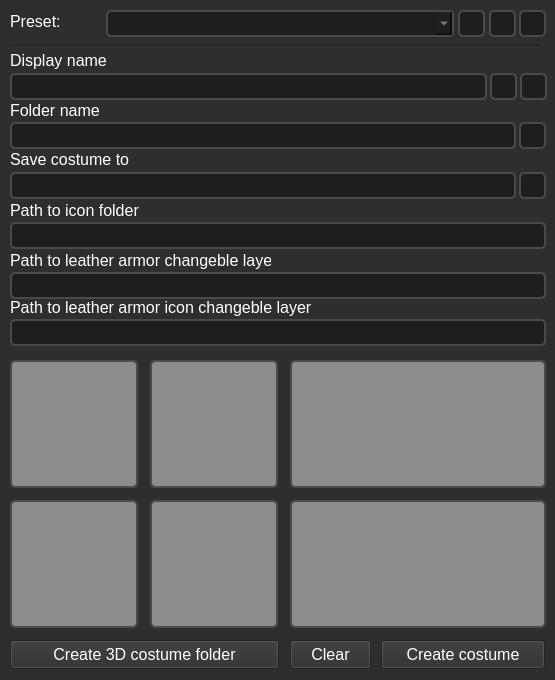
<?xml version="1.0" encoding="UTF-8"?>
<ui version="4.0">
 <class>Form</class>
 <widget class="QWidget" name="Form">
  <property name="geometry">
   <rect>
    <x>0</x>
    <y>0</y>
    <width>555</width>
    <height>680</height>
   </rect>
  </property>
  <property name="font">
   <font>
    <stylestrategy>PreferAntialias</stylestrategy>
   </font>
  </property>
  <property name="windowTitle">
   <string>Costumator3000</string>
  </property>
  <property name="whatsThis">
   <string/>
  </property>
  <property name="styleSheet">
   <string notr="true">background-color: rgb(46, 46, 46);
color: rgb(255, 255, 255);</string>
  </property>
  <widget class="QPushButton" name="maket_helmet">
   <property name="geometry">
    <rect>
     <x>10</x>
     <y>360</y>
     <width>128</width>
     <height>128</height>
    </rect>
   </property>
   <property name="font">
    <font>
     <pointsize>12</pointsize>
     <stylestrategy>PreferDefault</stylestrategy>
    </font>
   </property>
   <property name="cursor">
    <cursorShape>ClosedHandCursor</cursorShape>
   </property>
   <property name="styleSheet">
    <string notr="true">background-color: rgb(140, 140, 140);
border-radius: 5px;
border: 2px solid  rgb(74, 74, 74);</string>
   </property>
   <property name="text">
    <string/>
   </property>
   <property name="iconSize">
    <size>
     <width>128</width>
     <height>128</height>
    </size>
   </property>
  </widget>
  <widget class="QLabel" name="label_2">
   <property name="geometry">
    <rect>
     <x>10</x>
     <y>100</y>
     <width>91</width>
     <height>20</height>
    </rect>
   </property>
   <property name="font">
    <font>
     <pointsize>12</pointsize>
     <stylestrategy>PreferDefault</stylestrategy>
     <kerning>false</kerning>
    </font>
   </property>
   <property name="styleSheet">
    <string notr="true">color: rgb(255, 255, 255);</string>
   </property>
   <property name="text">
    <string>Folder name</string>
   </property>
  </widget>
  <widget class="QLabel" name="label_3">
   <property name="geometry">
    <rect>
     <x>10</x>
     <y>200</y>
     <width>131</width>
     <height>20</height>
    </rect>
   </property>
   <property name="font">
    <font>
     <pointsize>12</pointsize>
     <stylestrategy>PreferDefault</stylestrategy>
     <kerning>false</kerning>
    </font>
   </property>
   <property name="styleSheet">
    <string notr="true">color: rgb(255, 255, 255);</string>
   </property>
   <property name="text">
    <string>Path to icon folder</string>
   </property>
  </widget>
  <widget class="QLineEdit" name="folder_name">
   <property name="geometry">
    <rect>
     <x>10</x>
     <y>122</y>
     <width>506</width>
     <height>27</height>
    </rect>
   </property>
   <property name="font">
    <font>
     <family>Consolas</family>
     <pointsize>12</pointsize>
     <stylestrategy>PreferDefault</stylestrategy>
    </font>
   </property>
   <property name="acceptDrops">
    <bool>false</bool>
   </property>
   <property name="styleSheet">
    <string notr="true">background-color: rgb(30, 30, 30);
color: rgb(167, 167, 167);
border-radius: 5px;
border: 2px solid  rgb(74, 74, 74);</string>
   </property>
   <property name="text">
    <string/>
   </property>
  </widget>
  <widget class="QLineEdit" name="path_to_icon_folder">
   <property name="geometry">
    <rect>
     <x>10</x>
     <y>222</y>
     <width>536</width>
     <height>27</height>
    </rect>
   </property>
   <property name="font">
    <font>
     <family>Consolas</family>
     <pointsize>12</pointsize>
     <stylestrategy>PreferDefault</stylestrategy>
    </font>
   </property>
   <property name="acceptDrops">
    <bool>false</bool>
   </property>
   <property name="styleSheet">
    <string notr="true">background-color: rgb(30, 30, 30);
color: rgb(167, 167, 167);
border-radius: 5px;
border: 2px solid  rgb(74, 74, 74);</string>
   </property>
   <property name="text">
    <string/>
   </property>
  </widget>
  <widget class="QPushButton" name="maket_chestplate">
   <property name="geometry">
    <rect>
     <x>150</x>
     <y>360</y>
     <width>128</width>
     <height>128</height>
    </rect>
   </property>
   <property name="font">
    <font>
     <pointsize>12</pointsize>
     <stylestrategy>PreferDefault</stylestrategy>
    </font>
   </property>
   <property name="cursor">
    <cursorShape>ClosedHandCursor</cursorShape>
   </property>
   <property name="styleSheet">
    <string notr="true">background-color: rgb(140, 140, 140);
border-radius: 5px;
border: 2px solid  rgb(74, 74, 74);</string>
   </property>
   <property name="text">
    <string/>
   </property>
   <property name="iconSize">
    <size>
     <width>128</width>
     <height>128</height>
    </size>
   </property>
  </widget>
  <widget class="QPushButton" name="maket_leggings">
   <property name="geometry">
    <rect>
     <x>10</x>
     <y>500</y>
     <width>128</width>
     <height>128</height>
    </rect>
   </property>
   <property name="font">
    <font>
     <pointsize>12</pointsize>
     <stylestrategy>PreferDefault</stylestrategy>
    </font>
   </property>
   <property name="cursor">
    <cursorShape>ClosedHandCursor</cursorShape>
   </property>
   <property name="styleSheet">
    <string notr="true">background-color: rgb(140, 140, 140);
border-radius: 5px;
border: 2px solid  rgb(74, 74, 74);</string>
   </property>
   <property name="text">
    <string/>
   </property>
   <property name="iconSize">
    <size>
     <width>128</width>
     <height>128</height>
    </size>
   </property>
  </widget>
  <widget class="QPushButton" name="maket_boots">
   <property name="geometry">
    <rect>
     <x>150</x>
     <y>500</y>
     <width>128</width>
     <height>128</height>
    </rect>
   </property>
   <property name="font">
    <font>
     <pointsize>12</pointsize>
     <stylestrategy>PreferDefault</stylestrategy>
    </font>
   </property>
   <property name="cursor">
    <cursorShape>ClosedHandCursor</cursorShape>
   </property>
   <property name="styleSheet">
    <string notr="true">background-color: rgb(140, 140, 140);
border-radius: 5px;
border: 2px solid  rgb(74, 74, 74);</string>
   </property>
   <property name="text">
    <string/>
   </property>
   <property name="iconSize">
    <size>
     <width>128</width>
     <height>128</height>
    </size>
   </property>
  </widget>
  <widget class="QPushButton" name="maket_layer_1">
   <property name="geometry">
    <rect>
     <x>290</x>
     <y>360</y>
     <width>256</width>
     <height>128</height>
    </rect>
   </property>
   <property name="font">
    <font>
     <pointsize>12</pointsize>
     <stylestrategy>PreferDefault</stylestrategy>
    </font>
   </property>
   <property name="cursor">
    <cursorShape>ClosedHandCursor</cursorShape>
   </property>
   <property name="styleSheet">
    <string notr="true">background-color: rgb(140, 140, 140);
border-radius: 5px;
border: 2px solid  rgb(74, 74, 74);</string>
   </property>
   <property name="text">
    <string/>
   </property>
   <property name="iconSize">
    <size>
     <width>256</width>
     <height>128</height>
    </size>
   </property>
  </widget>
  <widget class="QPushButton" name="maket_layer_2">
   <property name="geometry">
    <rect>
     <x>290</x>
     <y>500</y>
     <width>256</width>
     <height>128</height>
    </rect>
   </property>
   <property name="font">
    <font>
     <pointsize>12</pointsize>
     <stylestrategy>PreferDefault</stylestrategy>
    </font>
   </property>
   <property name="cursor">
    <cursorShape>ClosedHandCursor</cursorShape>
   </property>
   <property name="styleSheet">
    <string notr="true">background-color: rgb(140, 140, 140);
border-radius: 5px;
border: 2px solid  rgb(74, 74, 74);</string>
   </property>
   <property name="text">
    <string/>
   </property>
   <property name="iconSize">
    <size>
     <width>256</width>
     <height>128</height>
    </size>
   </property>
  </widget>
  <widget class="QLineEdit" name="maket_save_folder">
   <property name="geometry">
    <rect>
     <x>10</x>
     <y>172</y>
     <width>506</width>
     <height>27</height>
    </rect>
   </property>
   <property name="font">
    <font>
     <family>Consolas</family>
     <pointsize>12</pointsize>
     <stylestrategy>PreferDefault</stylestrategy>
    </font>
   </property>
   <property name="acceptDrops">
    <bool>false</bool>
   </property>
   <property name="styleSheet">
    <string notr="true">background-color: rgb(30, 30, 30);
color: rgb(167, 167, 167);
border-radius: 5px;
border: 2px solid  rgb(74, 74, 74);</string>
   </property>
   <property name="text">
    <string/>
   </property>
  </widget>
  <widget class="QLabel" name="label_12">
   <property name="geometry">
    <rect>
     <x>10</x>
     <y>151</y>
     <width>121</width>
     <height>16</height>
    </rect>
   </property>
   <property name="font">
    <font>
     <pointsize>12</pointsize>
     <stylestrategy>PreferDefault</stylestrategy>
     <kerning>false</kerning>
    </font>
   </property>
   <property name="styleSheet">
    <string notr="true">color: rgb(255, 255, 255);</string>
   </property>
   <property name="text">
    <string>Save costume to</string>
   </property>
  </widget>
  <widget class="QPushButton" name="button_copy_unicode_display_name">
   <property name="geometry">
    <rect>
     <x>490</x>
     <y>73</y>
     <width>27</width>
     <height>27</height>
    </rect>
   </property>
   <property name="font">
    <font>
     <pointsize>9</pointsize>
     <stylestrategy>PreferDefault</stylestrategy>
    </font>
   </property>
   <property name="cursor">
    <cursorShape>PointingHandCursor</cursorShape>
   </property>
   <property name="toolTip">
    <string>&lt;html&gt;&lt;head/&gt;&lt;body&gt;&lt;p&gt;Copy unicoded name&lt;/p&gt;&lt;/body&gt;&lt;/html&gt;</string>
   </property>
   <property name="styleSheet">
    <string notr="true">background-color: rgb(30, 30, 30);
border: 2px solid  rgb(74, 74, 74);
border-radius: 5px;</string>
   </property>
   <property name="text">
    <string/>
   </property>
   <property name="icon">
    <iconset>
     <normaloff>unicode.png</normaloff>
     <disabledoff>unicode_disabled.png</disabledoff>unicode.png</iconset>
   </property>
  </widget>
  <widget class="QPushButton" name="warn_display_name">
   <property name="enabled">
    <bool>true</bool>
   </property>
   <property name="geometry">
    <rect>
     <x>140</x>
     <y>54</y>
     <width>16</width>
     <height>16</height>
    </rect>
   </property>
   <property name="font">
    <font>
     <pointsize>12</pointsize>
     <stylestrategy>PreferDefault</stylestrategy>
    </font>
   </property>
   <property name="cursor">
    <cursorShape>WhatsThisCursor</cursorShape>
   </property>
   <property name="styleSheet">
    <string notr="true">QToolTip {color: black}
</string>
   </property>
   <property name="text">
    <string/>
   </property>
   <property name="icon">
    <iconset>
     <normaloff>warn_red.png</normaloff>warn_red.png</iconset>
   </property>
   <property name="iconSize">
    <size>
     <width>20</width>
     <height>20</height>
    </size>
   </property>
   <property name="flat">
    <bool>true</bool>
   </property>
  </widget>
  <widget class="QPushButton" name="warn_folder">
   <property name="enabled">
    <bool>true</bool>
   </property>
   <property name="geometry">
    <rect>
     <x>128</x>
     <y>104</y>
     <width>16</width>
     <height>16</height>
    </rect>
   </property>
   <property name="font">
    <font>
     <pointsize>12</pointsize>
     <stylestrategy>PreferDefault</stylestrategy>
    </font>
   </property>
   <property name="cursor">
    <cursorShape>WhatsThisCursor</cursorShape>
   </property>
   <property name="toolTip">
    <string/>
   </property>
   <property name="styleSheet">
    <string notr="true">QToolTip {color: black}
</string>
   </property>
   <property name="text">
    <string/>
   </property>
   <property name="icon">
    <iconset>
     <normaloff>warn_red.png</normaloff>warn_red.png</iconset>
   </property>
   <property name="iconSize">
    <size>
     <width>20</width>
     <height>20</height>
    </size>
   </property>
   <property name="flat">
    <bool>true</bool>
   </property>
  </widget>
  <widget class="QPushButton" name="warn_save_path">
   <property name="enabled">
    <bool>true</bool>
   </property>
   <property name="geometry">
    <rect>
     <x>156</x>
     <y>153</y>
     <width>16</width>
     <height>16</height>
    </rect>
   </property>
   <property name="font">
    <font>
     <pointsize>12</pointsize>
     <stylestrategy>PreferDefault</stylestrategy>
    </font>
   </property>
   <property name="cursor">
    <cursorShape>WhatsThisCursor</cursorShape>
   </property>
   <property name="styleSheet">
    <string notr="true">QToolTip {color: black}
</string>
   </property>
   <property name="text">
    <string/>
   </property>
   <property name="icon">
    <iconset>
     <normaloff>warn_red.png</normaloff>warn_red.png</iconset>
   </property>
   <property name="iconSize">
    <size>
     <width>20</width>
     <height>20</height>
    </size>
   </property>
   <property name="flat">
    <bool>true</bool>
   </property>
  </widget>
  <widget class="QLabel" name="label_13">
   <property name="geometry">
    <rect>
     <x>0</x>
     <y>22</y>
     <width>601</width>
     <height>2</height>
    </rect>
   </property>
   <property name="styleSheet">
    <string notr="true"/>
   </property>
   <property name="text">
    <string/>
   </property>
  </widget>
  <widget class="QLabel" name="label_14">
   <property name="geometry">
    <rect>
     <x>10</x>
     <y>10</y>
     <width>51</width>
     <height>23</height>
    </rect>
   </property>
   <property name="font">
    <font>
     <pointsize>12</pointsize>
     <stylestrategy>PreferDefault</stylestrategy>
    </font>
   </property>
   <property name="styleSheet">
    <string notr="true">color: rgb(255, 255, 255);</string>
   </property>
   <property name="text">
    <string>Preset:</string>
   </property>
  </widget>
  <widget class="QComboBox" name="chosed_preset">
   <property name="geometry">
    <rect>
     <x>106</x>
     <y>10</y>
     <width>348</width>
     <height>27</height>
    </rect>
   </property>
   <property name="font">
    <font>
     <family>Consolas</family>
     <pointsize>12</pointsize>
     <stylestrategy>PreferAntialias</stylestrategy>
    </font>
   </property>
   <property name="styleSheet">
    <string notr="true">background-color: rgb(30, 30, 30);
color: rgb(167, 167, 167);
border-radius: 5px;
border: 2px solid  rgb(74, 74, 74);</string>
   </property>
   <property name="editable">
    <bool>false</bool>
   </property>
   <property name="currentText">
    <string/>
   </property>
   <property name="currentIndex">
    <number>-1</number>
   </property>
   <property name="maxVisibleItems">
    <number>20</number>
   </property>
  </widget>
  <widget class="QLineEdit" name="display_name">
   <property name="geometry">
    <rect>
     <x>10</x>
     <y>73</y>
     <width>477</width>
     <height>27</height>
    </rect>
   </property>
   <property name="font">
    <font>
     <family>Consolas</family>
     <pointsize>12</pointsize>
     <stylestrategy>PreferDefault</stylestrategy>
    </font>
   </property>
   <property name="acceptDrops">
    <bool>false</bool>
   </property>
   <property name="styleSheet">
    <string notr="true">background-color: rgb(30, 30, 30);
color: rgb(167, 167, 167);
border-radius: 5px;
border: 2px solid  rgb(74, 74, 74);</string>
   </property>
   <property name="text">
    <string/>
   </property>
  </widget>
  <widget class="QLabel" name="label">
   <property name="geometry">
    <rect>
     <x>10</x>
     <y>50</y>
     <width>111</width>
     <height>21</height>
    </rect>
   </property>
   <property name="font">
    <font>
     <pointsize>12</pointsize>
     <stylestrategy>PreferDefault</stylestrategy>
     <kerning>false</kerning>
    </font>
   </property>
   <property name="styleSheet">
    <string notr="true">color: rgb(255, 255, 255);</string>
   </property>
   <property name="text">
    <string>Display name</string>
   </property>
  </widget>
  <widget class="Line" name="line_6">
   <property name="geometry">
    <rect>
     <x>10</x>
     <y>36</y>
     <width>531</width>
     <height>20</height>
    </rect>
   </property>
   <property name="font">
    <font>
     <pointsize>12</pointsize>
     <stylestrategy>PreferDefault</stylestrategy>
    </font>
   </property>
   <property name="styleSheet">
    <string notr="true">color: rgb(255, 255, 255);</string>
   </property>
   <property name="orientation">
    <enum>Qt::Horizontal</enum>
   </property>
  </widget>
  <widget class="QLabel" name="label_15">
   <property name="geometry">
    <rect>
     <x>10</x>
     <y>250</y>
     <width>261</width>
     <height>21</height>
    </rect>
   </property>
   <property name="font">
    <font>
     <pointsize>12</pointsize>
     <stylestrategy>PreferDefault</stylestrategy>
     <kerning>false</kerning>
    </font>
   </property>
   <property name="styleSheet">
    <string notr="true">color: rgb(255, 255, 255);</string>
   </property>
   <property name="text">
    <string>Path to leather armor changeble layer</string>
   </property>
  </widget>
  <widget class="QLabel" name="label_16">
   <property name="geometry">
    <rect>
     <x>10</x>
     <y>297</y>
     <width>301</width>
     <height>21</height>
    </rect>
   </property>
   <property name="font">
    <font>
     <pointsize>12</pointsize>
     <stylestrategy>PreferDefault</stylestrategy>
     <kerning>false</kerning>
    </font>
   </property>
   <property name="styleSheet">
    <string notr="true">color: rgb(255, 255, 255);</string>
   </property>
   <property name="text">
    <string>Path to leather armor icon changeble layer</string>
   </property>
  </widget>
  <widget class="QPushButton" name="button_open_in_explorer_save_folder">
   <property name="enabled">
    <bool>true</bool>
   </property>
   <property name="geometry">
    <rect>
     <x>519</x>
     <y>172</y>
     <width>27</width>
     <height>27</height>
    </rect>
   </property>
   <property name="font">
    <font>
     <pointsize>9</pointsize>
     <stylestrategy>PreferDefault</stylestrategy>
    </font>
   </property>
   <property name="cursor">
    <cursorShape>PointingHandCursor</cursorShape>
   </property>
   <property name="toolTip">
    <string>&lt;html&gt;&lt;head/&gt;&lt;body&gt;&lt;p&gt;Open save folder in explorer &lt;/p&gt;&lt;/body&gt;&lt;/html&gt;</string>
   </property>
   <property name="styleSheet">
    <string notr="true">background-color: rgb(30, 30, 30);
border: 2px solid  rgb(74, 74, 74);
border-radius: 5px;</string>
   </property>
   <property name="text">
    <string/>
   </property>
   <property name="icon">
    <iconset>
     <normaloff>explorer.png</normaloff>
     <disabledoff>explorer_disabled.png</disabledoff>explorer.png</iconset>
   </property>
   <property name="checkable">
    <bool>false</bool>
   </property>
   <property name="autoDefault">
    <bool>false</bool>
   </property>
   <property name="default">
    <bool>false</bool>
   </property>
  </widget>
  <widget class="QPushButton" name="button_3d">
   <property name="geometry">
    <rect>
     <x>10</x>
     <y>640</y>
     <width>269</width>
     <height>29</height>
    </rect>
   </property>
   <property name="font">
    <font>
     <pointsize>12</pointsize>
     <stylestrategy>PreferDefault</stylestrategy>
    </font>
   </property>
   <property name="cursor">
    <cursorShape>PointingHandCursor</cursorShape>
   </property>
   <property name="styleSheet">
    <string notr="true">background-color: rgb(30, 30, 30);
border-radius: 5px;
border: 2px solid  rgb(74, 74, 74);
QToolTip { 
                           background-color: rgb(30, 30, 30);
							color: rgb(167, 167, 167);
							border-radius: 5px;
							border: 2px solid  rgb(74, 74, 74);
                           }</string>
   </property>
   <property name="text">
    <string>Create 3D costume folder</string>
   </property>
  </widget>
  <widget class="QPushButton" name="button_clear">
   <property name="geometry">
    <rect>
     <x>290</x>
     <y>640</y>
     <width>81</width>
     <height>29</height>
    </rect>
   </property>
   <property name="font">
    <font>
     <pointsize>12</pointsize>
     <stylestrategy>PreferDefault</stylestrategy>
    </font>
   </property>
   <property name="cursor">
    <cursorShape>PointingHandCursor</cursorShape>
   </property>
   <property name="styleSheet">
    <string notr="true">background-color: rgb(30, 30, 30);
border-radius: 5px;
border: 2px solid  rgb(74, 74, 74);
QToolTip { 
                           background-color: rgb(30, 30, 30);
							color: rgb(167, 167, 167);
							border-radius: 5px;
							border: 2px solid  rgb(74, 74, 74);
                           }</string>
   </property>
   <property name="text">
    <string>Clear</string>
   </property>
  </widget>
  <widget class="QPushButton" name="button_create">
   <property name="enabled">
    <bool>true</bool>
   </property>
   <property name="geometry">
    <rect>
     <x>381</x>
     <y>640</y>
     <width>164</width>
     <height>29</height>
    </rect>
   </property>
   <property name="font">
    <font>
     <pointsize>12</pointsize>
     <stylestrategy>PreferDefault</stylestrategy>
    </font>
   </property>
   <property name="cursor">
    <cursorShape>PointingHandCursor</cursorShape>
   </property>
   <property name="styleSheet">
    <string notr="true">background-color: rgb(30, 30, 30);
border-radius: 5px;
border: 2px solid  rgb(74, 74, 74);
QToolTip { 
                           background-color: rgb(30, 30, 30);
							color: rgb(167, 167, 167);
							border-radius: 5px;
							border: 2px solid  rgb(74, 74, 74);
                           }</string>
   </property>
   <property name="text">
    <string>Create costume</string>
   </property>
  </widget>
  <widget class="QPushButton" name="about_dispaly_name">
   <property name="enabled">
    <bool>true</bool>
   </property>
   <property name="geometry">
    <rect>
     <x>115</x>
     <y>52</y>
     <width>21</width>
     <height>21</height>
    </rect>
   </property>
   <property name="font">
    <font>
     <pointsize>12</pointsize>
     <stylestrategy>PreferDefault</stylestrategy>
    </font>
   </property>
   <property name="cursor">
    <cursorShape>WhatsThisCursor</cursorShape>
   </property>
   <property name="toolTip">
    <string>&lt;html&gt;&lt;head/&gt;&lt;body&gt;&lt;p&gt;Name that players will use to rename items&lt;br/&gt;&lt;br/&gt;Usage in file properties: DISPLAY_NAME / UNICODE_DISPLAY_NAME (display name converted to unicode)&lt;/p&gt;&lt;/body&gt;&lt;/html&gt;</string>
   </property>
   <property name="styleSheet">
    <string notr="true">QToolTip {color: black}
</string>
   </property>
   <property name="text">
    <string/>
   </property>
   <property name="icon">
    <iconset>
     <normaloff>button_about.png</normaloff>button_about.png</iconset>
   </property>
   <property name="checkable">
    <bool>false</bool>
   </property>
   <property name="flat">
    <bool>true</bool>
   </property>
  </widget>
  <widget class="QPushButton" name="about_folder_name">
   <property name="enabled">
    <bool>true</bool>
   </property>
   <property name="geometry">
    <rect>
     <x>103</x>
     <y>102</y>
     <width>21</width>
     <height>21</height>
    </rect>
   </property>
   <property name="font">
    <font>
     <pointsize>12</pointsize>
     <stylestrategy>PreferDefault</stylestrategy>
    </font>
   </property>
   <property name="cursor">
    <cursorShape>WhatsThisCursor</cursorShape>
   </property>
   <property name="toolTip">
    <string>&lt;html&gt;&lt;head/&gt;&lt;body&gt;&lt;p&gt;Costume folder name&lt;/p&gt;&lt;p&gt;Usage in file properties: FOLDER_NAME&lt;/p&gt;&lt;/body&gt;&lt;/html&gt;</string>
   </property>
   <property name="styleSheet">
    <string notr="true">QToolTip {color: black}
</string>
   </property>
   <property name="text">
    <string/>
   </property>
   <property name="icon">
    <iconset>
     <normaloff>button_about.png</normaloff>button_about.png</iconset>
   </property>
   <property name="flat">
    <bool>true</bool>
   </property>
  </widget>
  <widget class="QPushButton" name="about_save_costume_to">
   <property name="enabled">
    <bool>true</bool>
   </property>
   <property name="geometry">
    <rect>
     <x>130</x>
     <y>151</y>
     <width>21</width>
     <height>21</height>
    </rect>
   </property>
   <property name="font">
    <font>
     <pointsize>12</pointsize>
     <stylestrategy>PreferDefault</stylestrategy>
    </font>
   </property>
   <property name="cursor">
    <cursorShape>WhatsThisCursor</cursorShape>
   </property>
   <property name="toolTip">
    <string>&lt;html&gt;&lt;head/&gt;&lt;body&gt;&lt;p&gt;Location where created costumes will be saved&lt;/p&gt;&lt;/body&gt;&lt;/html&gt;</string>
   </property>
   <property name="styleSheet">
    <string notr="true">QToolTip {color: black}
</string>
   </property>
   <property name="text">
    <string/>
   </property>
   <property name="icon">
    <iconset>
     <normaloff>button_about.png</normaloff>button_about.png</iconset>
   </property>
   <property name="flat">
    <bool>true</bool>
   </property>
  </widget>
  <widget class="QPushButton" name="about_pathto_icon_folder">
   <property name="enabled">
    <bool>true</bool>
   </property>
   <property name="geometry">
    <rect>
     <x>142</x>
     <y>202</y>
     <width>21</width>
     <height>21</height>
    </rect>
   </property>
   <property name="font">
    <font>
     <pointsize>12</pointsize>
     <stylestrategy>PreferDefault</stylestrategy>
    </font>
   </property>
   <property name="cursor">
    <cursorShape>WhatsThisCursor</cursorShape>
   </property>
   <property name="toolTip">
    <string>&lt;html&gt;&lt;head/&gt;&lt;body&gt;&lt;p&gt;Location in resource pack where folder with costume icon will be located.&lt;/p&gt;&lt;p&gt;Exemple: optifine/sit/icons&lt;/p&gt;&lt;p&gt;Usage in file properties: PATH_TO_ICON_FOLDER&lt;/p&gt;&lt;/body&gt;&lt;/html&gt;</string>
   </property>
   <property name="styleSheet">
    <string notr="true">QToolTip {color: black}
</string>
   </property>
   <property name="text">
    <string/>
   </property>
   <property name="icon">
    <iconset>
     <normaloff>button_about.png</normaloff>button_about.png</iconset>
   </property>
   <property name="flat">
    <bool>true</bool>
   </property>
  </widget>
  <widget class="QPushButton" name="about_changeble_leather_armor">
   <property name="enabled">
    <bool>true</bool>
   </property>
   <property name="geometry">
    <rect>
     <x>275</x>
     <y>252</y>
     <width>21</width>
     <height>21</height>
    </rect>
   </property>
   <property name="font">
    <font>
     <pointsize>12</pointsize>
     <stylestrategy>PreferDefault</stylestrategy>
    </font>
   </property>
   <property name="cursor">
    <cursorShape>WhatsThisCursor</cursorShape>
   </property>
   <property name="toolTip">
    <string>&lt;html&gt;&lt;head/&gt;&lt;body&gt;&lt;p&gt;Location in resource pack where the changeble layer of leather armor(vanilla name: leather_layer_overlay) will be located.&lt;/p&gt;&lt;p&gt;Exemple: optifine/sit/costumes/general_textures/leather_changeble_layer.png&lt;/p&gt;&lt;p&gt;Usage in file properties: CHANGEBLE_LEATHER_ARMOR_LAYER&lt;/p&gt;&lt;/body&gt;&lt;/html&gt;</string>
   </property>
   <property name="styleSheet">
    <string notr="true">QToolTip {color: black}
</string>
   </property>
   <property name="text">
    <string/>
   </property>
   <property name="icon">
    <iconset>
     <normaloff>button_about.png</normaloff>button_about.png</iconset>
   </property>
   <property name="flat">
    <bool>true</bool>
   </property>
  </widget>
  <widget class="QPushButton" name="about_changeble_leather_icon">
   <property name="enabled">
    <bool>true</bool>
   </property>
   <property name="geometry">
    <rect>
     <x>307</x>
     <y>300</y>
     <width>21</width>
     <height>21</height>
    </rect>
   </property>
   <property name="font">
    <font>
     <pointsize>12</pointsize>
     <stylestrategy>PreferDefault</stylestrategy>
    </font>
   </property>
   <property name="cursor">
    <cursorShape>WhatsThisCursor</cursorShape>
   </property>
   <property name="toolTip">
    <string>&lt;html&gt;&lt;head/&gt;&lt;body&gt;&lt;p&gt;Location in resource pack where the changeble layer of leather armor icon(vanilla name: leather_ArmorPart_overlay) will be located.&lt;/p&gt;&lt;p&gt;Exemple: optifine/sit/icons/general_textures/leather_changeble_layer.png&lt;/p&gt;&lt;p&gt;Usage in file properties: CHANGEBLE_LEATHER_ICON_LAYER&lt;/p&gt;&lt;/body&gt;&lt;/html&gt;</string>
   </property>
   <property name="styleSheet">
    <string notr="true">QToolTip {color: black}
</string>
   </property>
   <property name="text">
    <string/>
   </property>
   <property name="icon">
    <iconset>
     <normaloff>button_about.png</normaloff>button_about.png</iconset>
   </property>
   <property name="flat">
    <bool>true</bool>
   </property>
  </widget>
  <widget class="QPushButton" name="about_preset">
   <property name="enabled">
    <bool>true</bool>
   </property>
   <property name="geometry">
    <rect>
     <x>61</x>
     <y>13</y>
     <width>21</width>
     <height>21</height>
    </rect>
   </property>
   <property name="font">
    <font>
     <pointsize>12</pointsize>
     <stylestrategy>PreferDefault</stylestrategy>
    </font>
   </property>
   <property name="cursor">
    <cursorShape>WhatsThisCursor</cursorShape>
   </property>
   <property name="toolTip">
    <string>&lt;html&gt;&lt;head/&gt;&lt;body&gt;&lt;p&gt;A set of files and settings that will be used to create a costume&lt;/p&gt;&lt;/body&gt;&lt;/html&gt;</string>
   </property>
   <property name="whatsThis">
    <string/>
   </property>
   <property name="styleSheet">
    <string notr="true">QToolTip {color: black}
</string>
   </property>
   <property name="text">
    <string/>
   </property>
   <property name="icon">
    <iconset>
     <normaloff>button_about.png</normaloff>button_about.png</iconset>
   </property>
   <property name="flat">
    <bool>true</bool>
   </property>
  </widget>
  <widget class="QPushButton" name="button_open_in_explorer_preset">
   <property name="enabled">
    <bool>true</bool>
   </property>
   <property name="geometry">
    <rect>
     <x>519</x>
     <y>10</y>
     <width>27</width>
     <height>27</height>
    </rect>
   </property>
   <property name="font">
    <font>
     <pointsize>9</pointsize>
     <stylestrategy>PreferDefault</stylestrategy>
    </font>
   </property>
   <property name="cursor">
    <cursorShape>PointingHandCursor</cursorShape>
   </property>
   <property name="toolTip">
    <string>&lt;html&gt;&lt;head/&gt;&lt;body&gt;&lt;p&gt;Open in explorer current preset folder&lt;/p&gt;&lt;/body&gt;&lt;/html&gt;</string>
   </property>
   <property name="styleSheet">
    <string notr="true">background-color: rgb(30, 30, 30);
border: 2px solid  rgb(74, 74, 74);
border-radius: 5px;</string>
   </property>
   <property name="text">
    <string/>
   </property>
   <property name="icon">
    <iconset>
     <normaloff>explorer.png</normaloff>
     <disabledoff>explorer_disabled.png</disabledoff>explorer.png</iconset>
   </property>
  </widget>
  <widget class="QPushButton" name="warn_preset">
   <property name="enabled">
    <bool>true</bool>
   </property>
   <property name="geometry">
    <rect>
     <x>84</x>
     <y>15</y>
     <width>16</width>
     <height>16</height>
    </rect>
   </property>
   <property name="font">
    <font>
     <pointsize>12</pointsize>
     <stylestrategy>PreferDefault</stylestrategy>
    </font>
   </property>
   <property name="cursor">
    <cursorShape>WhatsThisCursor</cursorShape>
   </property>
   <property name="styleSheet">
    <string notr="true">QToolTip {color: black}
</string>
   </property>
   <property name="text">
    <string/>
   </property>
   <property name="icon">
    <iconset>
     <normaloff>warn_red.png</normaloff>warn_red.png</iconset>
   </property>
   <property name="iconSize">
    <size>
     <width>20</width>
     <height>20</height>
    </size>
   </property>
   <property name="flat">
    <bool>true</bool>
   </property>
  </widget>
  <widget class="QPushButton" name="button_delete_created_folders">
   <property name="enabled">
    <bool>true</bool>
   </property>
   <property name="geometry">
    <rect>
     <x>519</x>
     <y>122</y>
     <width>27</width>
     <height>27</height>
    </rect>
   </property>
   <property name="font">
    <font>
     <pointsize>9</pointsize>
     <stylestrategy>PreferDefault</stylestrategy>
    </font>
   </property>
   <property name="cursor">
    <cursorShape>PointingHandCursor</cursorShape>
   </property>
   <property name="toolTip">
    <string>Delete folders with this name</string>
   </property>
   <property name="styleSheet">
    <string notr="true">background-color: rgb(30, 30, 30);
border: 2px solid  rgb(74, 74, 74);
border-radius: 5px;</string>
   </property>
   <property name="text">
    <string/>
   </property>
   <property name="icon">
    <iconset>
     <normaloff>delete.png</normaloff>
     <disabledoff>delete_disabled.png</disabledoff>delete.png</iconset>
   </property>
   <property name="checkable">
    <bool>false</bool>
   </property>
   <property name="autoDefault">
    <bool>false</bool>
   </property>
   <property name="default">
    <bool>false</bool>
   </property>
  </widget>
  <widget class="QPushButton" name="open_unicode_convertor_settings">
   <property name="enabled">
    <bool>true</bool>
   </property>
   <property name="geometry">
    <rect>
     <x>520</x>
     <y>73</y>
     <width>27</width>
     <height>27</height>
    </rect>
   </property>
   <property name="font">
    <font>
     <pointsize>9</pointsize>
     <stylestrategy>PreferDefault</stylestrategy>
    </font>
   </property>
   <property name="cursor">
    <cursorShape>PointingHandCursor</cursorShape>
   </property>
   <property name="toolTip">
    <string>&lt;html&gt;&lt;head/&gt;&lt;body&gt;&lt;p&gt;Open unicode convertor settings&lt;/p&gt;&lt;/body&gt;&lt;/html&gt;</string>
   </property>
   <property name="styleSheet">
    <string notr="true">background-color: rgb(30, 30, 30);
border: 2px solid  rgb(74, 74, 74);
border-radius: 5px;</string>
   </property>
   <property name="text">
    <string/>
   </property>
   <property name="icon">
    <iconset>
     <normaloff>open_settings.png</normaloff>
     <disabledoff>open_settings_disabled.png</disabledoff>open_settings.png</iconset>
   </property>
   <property name="iconSize">
    <size>
     <width>20</width>
     <height>20</height>
    </size>
   </property>
  </widget>
  <widget class="QPushButton" name="set_current_settings_to_preset">
   <property name="enabled">
    <bool>true</bool>
   </property>
   <property name="geometry">
    <rect>
     <x>489</x>
     <y>10</y>
     <width>27</width>
     <height>27</height>
    </rect>
   </property>
   <property name="font">
    <font>
     <pointsize>9</pointsize>
     <stylestrategy>PreferDefault</stylestrategy>
    </font>
   </property>
   <property name="cursor">
    <cursorShape>PointingHandCursor</cursorShape>
   </property>
   <property name="toolTip">
    <string>&lt;html&gt;&lt;head/&gt;&lt;body&gt;&lt;p&gt;Set current settings as preset default&lt;/p&gt;&lt;/body&gt;&lt;/html&gt;</string>
   </property>
   <property name="styleSheet">
    <string notr="true">background-color: rgb(30, 30, 30);
border: 2px solid  rgb(74, 74, 74);
border-radius: 5px;</string>
   </property>
   <property name="text">
    <string/>
   </property>
   <property name="icon">
    <iconset>
     <normaloff>set_current_settings.png</normaloff>
     <disabledoff>set_current_settings_disabled.png</disabledoff>set_current_settings.png</iconset>
   </property>
   <property name="iconSize">
    <size>
     <width>19</width>
     <height>19</height>
    </size>
   </property>
  </widget>
  <widget class="QPushButton" name="refresh_presets">
   <property name="enabled">
    <bool>true</bool>
   </property>
   <property name="geometry">
    <rect>
     <x>458</x>
     <y>10</y>
     <width>27</width>
     <height>27</height>
    </rect>
   </property>
   <property name="font">
    <font>
     <pointsize>9</pointsize>
     <stylestrategy>PreferDefault</stylestrategy>
    </font>
   </property>
   <property name="cursor">
    <cursorShape>PointingHandCursor</cursorShape>
   </property>
   <property name="toolTip">
    <string>&lt;html&gt;&lt;head/&gt;&lt;body&gt;&lt;p&gt;Load preset settings&lt;/p&gt;&lt;/body&gt;&lt;/html&gt;</string>
   </property>
   <property name="styleSheet">
    <string notr="true">background-color: rgb(30, 30, 30);
border: 2px solid  rgb(74, 74, 74);
border-radius: 5px;</string>
   </property>
   <property name="text">
    <string/>
   </property>
   <property name="icon">
    <iconset>
     <normaloff>load_preset_settings.png</normaloff>
     <disabledoff>load_preset_settings_disabled.png</disabledoff>load_preset_settings.png</iconset>
   </property>
   <property name="iconSize">
    <size>
     <width>19</width>
     <height>19</height>
    </size>
   </property>
  </widget>
  <widget class="QLineEdit" name="leather_icon_layer">
   <property name="geometry">
    <rect>
     <x>10</x>
     <y>319</y>
     <width>536</width>
     <height>27</height>
    </rect>
   </property>
   <property name="font">
    <font>
     <family>Consolas</family>
     <pointsize>12</pointsize>
     <stylestrategy>PreferDefault</stylestrategy>
    </font>
   </property>
   <property name="styleSheet">
    <string notr="true">background-color: rgb(30, 30, 30);
color: rgb(167, 167, 167);
border-radius: 5px;
border: 2px solid  rgb(74, 74, 74);</string>
   </property>
   <property name="text">
    <string/>
   </property>
  </widget>
  <widget class="QLineEdit" name="leather_armor_layer">
   <property name="geometry">
    <rect>
     <x>10</x>
     <y>272</y>
     <width>536</width>
     <height>27</height>
    </rect>
   </property>
   <property name="font">
    <font>
     <family>Consolas</family>
     <pointsize>12</pointsize>
     <stylestrategy>PreferDefault</stylestrategy>
    </font>
   </property>
   <property name="styleSheet">
    <string notr="true">background-color: rgb(30, 30, 30);
color: rgb(167, 167, 167);
border-radius: 5px;
border: 2px solid  rgb(74, 74, 74);</string>
   </property>
   <property name="text">
    <string/>
   </property>
  </widget>
  <zorder>label_16</zorder>
  <zorder>line_6</zorder>
  <zorder>maket_helmet</zorder>
  <zorder>maket_chestplate</zorder>
  <zorder>maket_leggings</zorder>
  <zorder>maket_boots</zorder>
  <zorder>maket_layer_1</zorder>
  <zorder>maket_layer_2</zorder>
  <zorder>label_13</zorder>
  <zorder>label_12</zorder>
  <zorder>path_to_icon_folder</zorder>
  <zorder>display_name</zorder>
  <zorder>button_copy_unicode_display_name</zorder>
  <zorder>label_3</zorder>
  <zorder>maket_save_folder</zorder>
  <zorder>label_2</zorder>
  <zorder>folder_name</zorder>
  <zorder>warn_save_path</zorder>
  <zorder>label</zorder>
  <zorder>label_14</zorder>
  <zorder>chosed_preset</zorder>
  <zorder>warn_folder</zorder>
  <zorder>warn_display_name</zorder>
  <zorder>label_15</zorder>
  <zorder>button_open_in_explorer_save_folder</zorder>
  <zorder>button_3d</zorder>
  <zorder>button_clear</zorder>
  <zorder>button_create</zorder>
  <zorder>about_dispaly_name</zorder>
  <zorder>about_folder_name</zorder>
  <zorder>about_save_costume_to</zorder>
  <zorder>about_pathto_icon_folder</zorder>
  <zorder>about_changeble_leather_armor</zorder>
  <zorder>about_changeble_leather_icon</zorder>
  <zorder>about_preset</zorder>
  <zorder>button_open_in_explorer_preset</zorder>
  <zorder>warn_preset</zorder>
  <zorder>button_delete_created_folders</zorder>
  <zorder>open_unicode_convertor_settings</zorder>
  <zorder>set_current_settings_to_preset</zorder>
  <zorder>refresh_presets</zorder>
  <zorder>leather_icon_layer</zorder>
  <zorder>leather_armor_layer</zorder>
 </widget>
 <tabstops>
  <tabstop>about_changeble_leather_armor</tabstop>
  <tabstop>about_changeble_leather_icon</tabstop>
  <tabstop>maket_layer_1</tabstop>
  <tabstop>maket_chestplate</tabstop>
  <tabstop>maket_boots</tabstop>
  <tabstop>maket_layer_2</tabstop>
  <tabstop>path_to_icon_folder</tabstop>
  <tabstop>maket_leggings</tabstop>
  <tabstop>maket_save_folder</tabstop>
  <tabstop>button_copy_unicode_display_name</tabstop>
  <tabstop>warn_display_name</tabstop>
  <tabstop>warn_folder</tabstop>
  <tabstop>warn_save_path</tabstop>
  <tabstop>chosed_preset</tabstop>
  <tabstop>display_name</tabstop>
  <tabstop>button_open_in_explorer_save_folder</tabstop>
  <tabstop>button_3d</tabstop>
  <tabstop>button_clear</tabstop>
  <tabstop>button_create</tabstop>
  <tabstop>about_dispaly_name</tabstop>
  <tabstop>about_folder_name</tabstop>
  <tabstop>about_save_costume_to</tabstop>
  <tabstop>about_pathto_icon_folder</tabstop>
  <tabstop>maket_helmet</tabstop>
  <tabstop>folder_name</tabstop>
  <tabstop>about_preset</tabstop>
  <tabstop>button_open_in_explorer_preset</tabstop>
  <tabstop>warn_preset</tabstop>
  <tabstop>button_delete_created_folders</tabstop>
  <tabstop>open_unicode_convertor_settings</tabstop>
  <tabstop>set_current_settings_to_preset</tabstop>
  <tabstop>refresh_presets</tabstop>
  <tabstop>leather_icon_layer</tabstop>
  <tabstop>leather_armor_layer</tabstop>
 </tabstops>
 <resources/>
 <connections/>
</ui>
